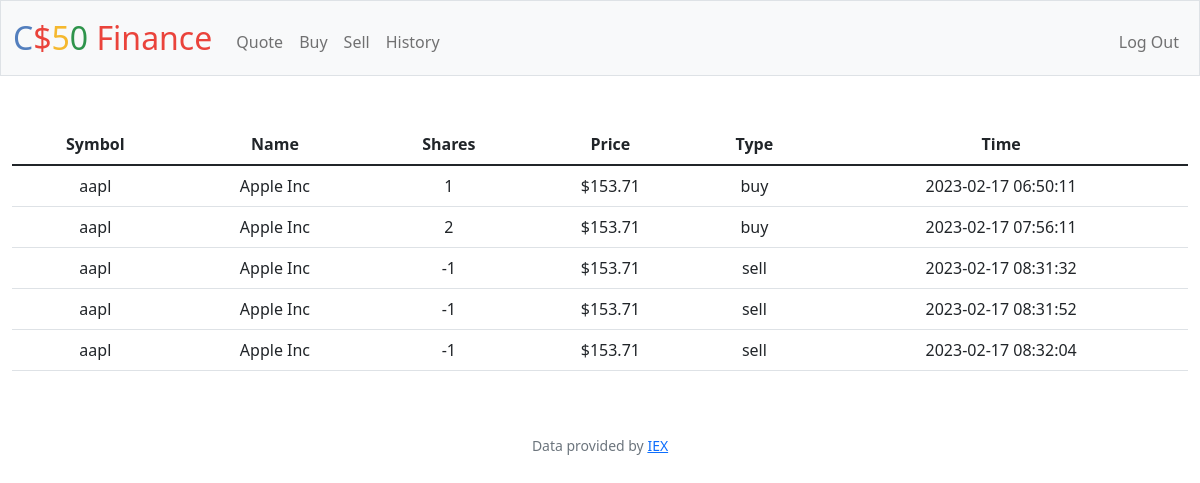
Page /history (signed in) on the committed database.
### tables this page shows
CREATE TABLE 'transactions' ('id' INTEGER PRIMARY KEY AUTOINCREMENT NOT NULL, 'user_id' INTEGER NOT NULL, 'name' TEXT NOT NULL, 'shares' INTEGER NOT NULL, 'price' NUMERIC NOT NULL, 'type' TEXT NOT NULL, 'symbol' TEXT NOT NULL, 'time' DATETIME DEFAULT CURRENT_TIMESTAMP);

### app.py (the view)
@app.route("/history")
@login_required
def history():
    user_id = session["user_id"]
    stocks = db.execute("SELECT * FROM transactions WHERE user_id = ?", user_id)
    return render_template("history.html", stocks=stocks, usd=usd)

### app.py (called while the page is built)
@app.after_request
def after_request(response):
    response.headers["Cache-Control"] = "no-cache, no-store, must-revalidate"
    response.headers["Expires"] = 0
    response.headers["Pragma"] = "no-cache"
    return response

### helpers.py (called while the page is built)
def login_required(f):
    @wraps(f)
    def decorated_function(*args, **kwargs):
        if session.get("user_id") is None:
            return redirect("/login")
        return f(*args, **kwargs)
    return decorated_function

def usd(value):
    return f"${value:,.2f}"

### templates/history.html (shortened to what this page needs)
{% extends "layout.html" %}
{% block main %}
<div>
<table class="table">
    <thead>
        <tr>
            <th>Symbol</th> <th>Name</th> <th>Shares</th> <th>Price</th> <th>Type</th> <th>Time</th>
        </tr>
    </thead>
    <tbody>
            {% for data in stocks %}
            <tr>
                <td>
                    {{data["symbol"]}}
                </td>
                <td>
                    {{data["name"]}}
                </td>
                <td>
                    {{data["shares"]}}
                </td>
                <td>
                    {{usd(data["price"])}}
                </td>
                <td>
                    {{data["type"]}}
                </td>
                <td>
                    {{data["time"]}}
                </td>
            </tr>
            {% endfor %}
    </tbody>
</table>
</div>
{% endblock %}

### templates/layout.html (shortened to what this page needs)
<!DOCTYPE html>
<html lang="en">
    <head>
        <link href="https://cdn.jsdelivr.net/npm/bootstrap@5.1.3/dist/css/bootstrap.min.css" rel="stylesheet">
        <link href="/static/styles.css" rel="stylesheet">
    </head>
    <body>
        <nav class="bg-light border navbar navbar-expand-md navbar-light">
            <div class="container-fluid">
                <a class="navbar-brand" href="/"><span class="blue">C</span><span class="red">$</span><span class="yellow">5</span><span class="green">0</span> <span class="red">Finance</span></a>
                <div class="collapse navbar-collapse" id="navbar">
                    {% if session["user_id"] %}
                        <ul class="navbar-nav me-auto mt-2">
                            <li class="nav-item"><a class="nav-link" href="/quote">Quote</a></li>
                            <li class="nav-item"><a class="nav-link" href="/buy">Buy</a></li>
                            <li class="nav-item"><a class="nav-link" href="/sell">Sell</a></li>
                            <li class="nav-item"><a class="nav-link" href="/history">History</a></li>
                        </ul>
                        <ul class="navbar-nav ms-auto mt-2">
                            <li class="nav-item"><a class="nav-link" href="/logout">Log Out</a></li>
                        </ul>
                    {% else %}
                        <ul class="navbar-nav ms-auto mt-2">
                            <li class="nav-item"><a class="nav-link" href="/register">Register</a></li>
                            <li class="nav-item"><a class="nav-link" href="/login">Log In</a></li>
                        </ul>
                    {% endif %}
                </div>
            </div>
        </nav>
        <main class="container-fluid py-5 text-center">
            {% block main %}{% endblock %}
        </main>
        <footer class="mb-5 small text-center text-muted">
            Data provided by <a href="https://iexcloud.io/">IEX</a>
        </footer>
    </body>
</html>

### static/styles.css (style rules this page uses)
nav .navbar-brand { font-size: xx-large; }
nav .navbar-brand .blue { color: #537fbe; }
nav .navbar-brand .red { color: #ea433b; }
nav .navbar-brand .yellow { color: #f5b82e; }
nav .navbar-brand .green { color: #2e944b; }

### rows in the picture
transactions: symbol "aapl", name "Apple Inc", shares "1", price "$153.71", type "buy", time "2023-02-17 06:50:11"
transactions: symbol "aapl", name "Apple Inc", shares "2", price "$153.71", type "buy", time "2023-02-17 07:56:11"
transactions: symbol "aapl", name "Apple Inc", shares "-1", price "$153.71", type "sell", time "2023-02-17 08:31:32"
transactions: symbol "aapl", name "Apple Inc", shares "-1", price "$153.71", type "sell", time "2023-02-17 08:31:52"
transactions: symbol "aapl", name "Apple Inc", shares "-1", price "$153.71", type "sell", time "2023-02-17 08:32:04"
